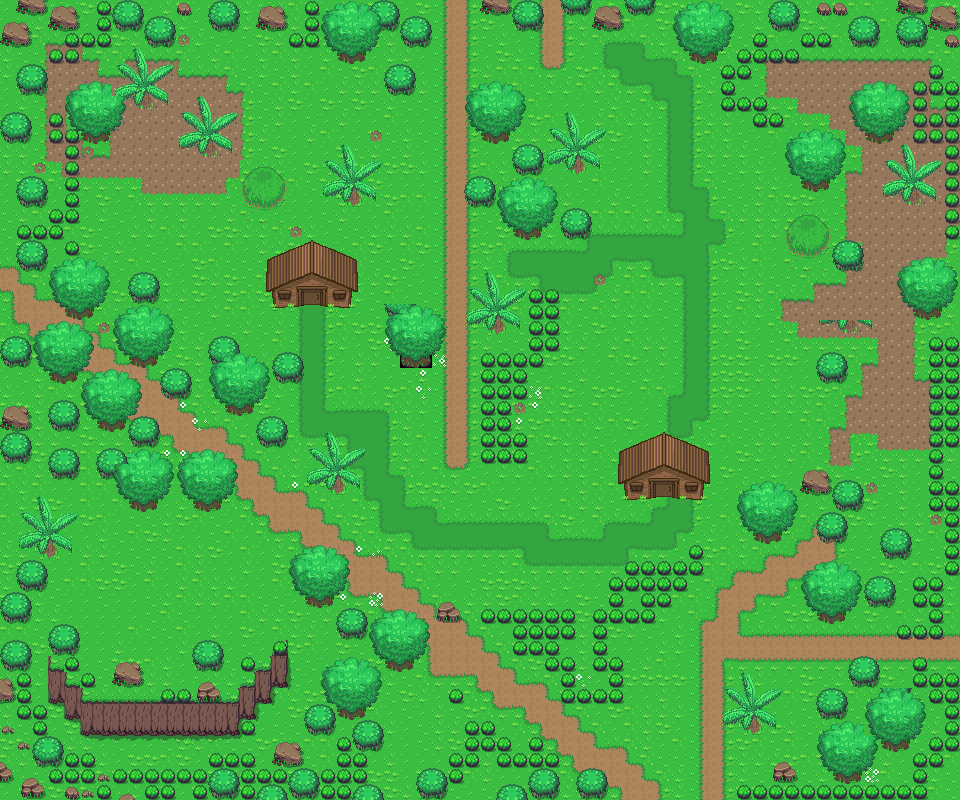

A 2D game scene composited from a Tiled map and its tileset images. What follows is a short description and the map's XML, with each tile layer's data collapsed to a summary:
An orthogonal 60x50 tile map with 16x16 px tiles, 10 tile layers (Base, Barrier, Cliff, Objects 1, ...), 2 tilesets.

<map version="1.0" tiledversion="1.0.2" orientation="orthogonal" renderorder="left-down" width="60" height="50" tilewidth="16" tileheight="16" nextobjectid="1">
 <tileset firstgid="1" source="../Tileset/Overworld.tsx" />
 <tileset firstgid="1729" source="../Tileset/Building.tsx" />
 <layer name="Base" width="60" height="50">
  <data>[3000 cells, 3000 non-empty, 60 distinct tile ids]</data>
 </layer>
 <layer name="Barrier" width="60" height="50">
  <data>[3000 cells, 271 non-empty, 15 distinct tile ids]</data>
 </layer>
 <layer name="Cliff" width="60" height="50">
  <data>[3000 cells, 66 non-empty, 15 distinct tile ids]</data>
 </layer>
 <layer name="Objects 1" width="60" height="50">
  <data>[3000 cells, 169 non-empty, 15 distinct tile ids]</data>
 </layer>
 <layer name="Plants 1" width="60" height="50">
  <data>[3000 cells, 167 non-empty, 12 distinct tile ids]</data>
 </layer>
 <layer name="Buildings 1" width="60" height="50">
  <data>[3000 cells, 56 non-empty, 28 distinct tile ids]</data>
 </layer>
 <layer name="Buildings 2" width="60" height="50">
  <data>[3000 cells, 0 non-empty, 0 distinct tile ids]</data>
 </layer>
 <layer name="Objects 2" width="60" height="50">
  <data>[3000 cells, 0 non-empty, 0 distinct tile ids]</data>
 </layer>
 <layer name="Plants 2" width="60" height="50">
  <data>[3000 cells, 40 non-empty, 4 distinct tile ids]</data>
 </layer>
 <layer name="Above Player" width="60" height="50">
  <properties>
   <property name="unity:sortingLayerName" value="AbovePlayer" />
  </properties>
  <data>[3000 cells, 431 non-empty, 32 distinct tile ids]</data>
 </layer>
</map>
